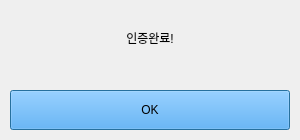
<?xml version="1.0" encoding="UTF-8"?>
<ui version="4.0">
 <class>Dialog</class>
 <widget class="QDialog" name="Dialog">
  <property name="geometry">
   <rect>
    <x>0</x>
    <y>0</y>
    <width>300</width>
    <height>140</height>
   </rect>
  </property>
  <property name="windowTitle">
   <string>General 5ho</string>
  </property>
  <property name="windowIcon">
   <iconset>
    <normaloff>../icon/dron.jpeg</normaloff>../icon/dron.jpeg</iconset>
  </property>
  <widget class="QLabel" name="label">
   <property name="geometry">
    <rect>
     <x>110</x>
     <y>30</y>
     <width>80</width>
     <height>15</height>
    </rect>
   </property>
   <property name="text">
    <string>인증완료!</string>
   </property>
   <property name="alignment">
    <set>Qt::AlignCenter</set>
   </property>
  </widget>
  <widget class="QPushButton" name="pushButton">
   <property name="geometry">
    <rect>
     <x>10</x>
     <y>90</y>
     <width>280</width>
     <height>40</height>
    </rect>
   </property>
   <property name="styleSheet">
    <string notr="true">background-color: rgb(51, 160, 255);</string>
   </property>
   <property name="text">
    <string>OK</string>
   </property>
  </widget>
 </widget>
 <resources>
  <include location="../icon/5dron.qrc"/>
 </resources>
 <connections/>
</ui>
